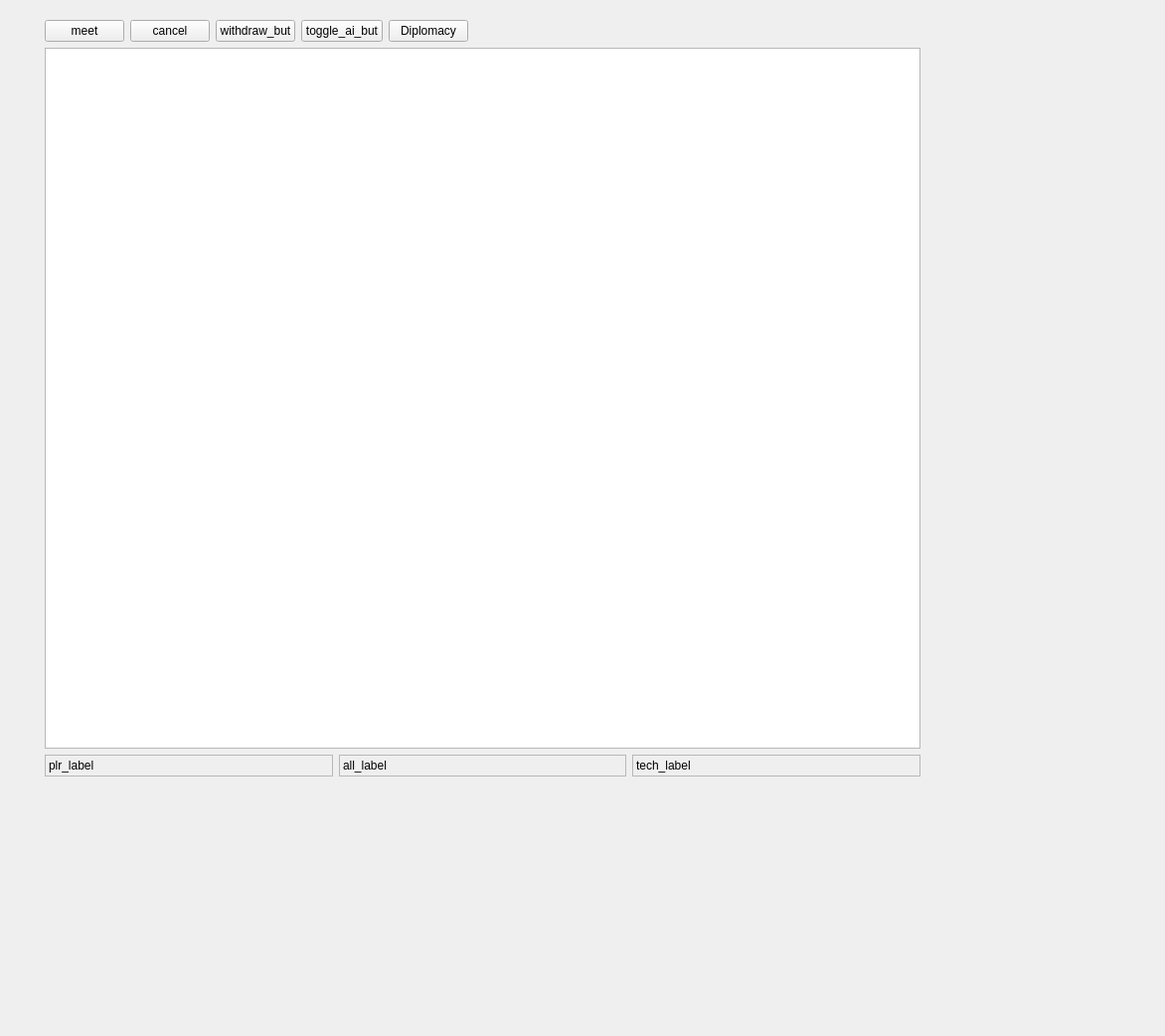
<?xml version="1.0" encoding="UTF-8"?>
<ui version="4.0">
 <class>FormPlrDlg</class>
 <widget class="QWidget" name="FormPlrDlg">
  <property name="geometry">
   <rect>
    <x>0</x>
    <y>0</y>
    <width>1172</width>
    <height>1042</height>
   </rect>
  </property>
  <property name="windowTitle">
   <string>Form</string>
  </property>
  <widget class="QWidget" name="verticalLayoutWidget">
   <property name="geometry">
    <rect>
     <x>45</x>
     <y>20</y>
     <width>881</width>
     <height>761</height>
    </rect>
   </property>
   <layout class="QVBoxLayout" name="layout">
    <item>
     <layout class="QHBoxLayout" name="horizontalLayout_2">
      <item>
       <widget class="QPushButton" name="meet_but">
        <property name="text">
         <string>meet</string>
        </property>
       </widget>
      </item>
      <item>
       <widget class="QPushButton" name="cancel_but">
        <property name="text">
         <string>cancel</string>
        </property>
       </widget>
      </item>
      <item>
       <widget class="QPushButton" name="withdraw_but">
        <property name="text">
         <string>withdraw_but</string>
        </property>
       </widget>
      </item>
      <item>
       <widget class="QPushButton" name="toggle_ai_but">
        <property name="text">
         <string>toggle_ai_but</string>
        </property>
       </widget>
      </item>
      <item>
       <widget class="QPushButton" name="diplo_but">
        <property name="text">
         <string>Diplomacy</string>
        </property>
       </widget>
      </item>
      <item>
       <spacer name="horizontalSpacer">
        <property name="orientation">
         <enum>Qt::Horizontal</enum>
        </property>
        <property name="sizeHint" stdset="0">
         <size>
          <width>40</width>
          <height>20</height>
         </size>
        </property>
       </spacer>
      </item>
     </layout>
    </item>
    <item>
     <widget class="plr_widget" name="plr_wdg">
        <property name="selectionBehavior">
         <enum>QAbstractItemView::SelectRows</enum>
        </property>
      </widget>
    </item>
    <item>
     <layout class="QHBoxLayout" name="horizontalLayout">
      <item>
       <widget class="QLabel" name="plr_label">
        <property name="frameShape">
         <enum>QFrame::StyledPanel</enum>
        </property>
        <property name="text">
         <string>plr_label</string>
        </property>
        <property name="alignment">
         <set>Qt::AlignLeading|Qt::AlignLeft|Qt::AlignTop</set>
        </property>
        <property name="wordWrap">
         <bool>true</bool>
        </property>
       </widget>
      </item>
      <item>
       <widget class="QLabel" name="ally_label">
        <property name="frameShape">
         <enum>QFrame::StyledPanel</enum>
        </property>
        <property name="text">
         <string>all_label</string>
        </property>
        <property name="alignment">
         <set>Qt::AlignLeading|Qt::AlignLeft|Qt::AlignTop</set>
        </property>
        <property name="wordWrap">
         <bool>true</bool>
        </property>
       </widget>
      </item>
      <item>
       <widget class="QLabel" name="tech_label">
        <property name="frameShape">
         <enum>QFrame::StyledPanel</enum>
        </property>
        <property name="text">
         <string>tech_label</string>
        </property>
        <property name="alignment">
         <set>Qt::AlignLeading|Qt::AlignLeft|Qt::AlignTop</set>
        </property>
        <property name="wordWrap">
         <bool>true</bool>
        </property>
       </widget>
      </item>
     </layout>
    </item>
   </layout>
  </widget>
 </widget>
 <customwidgets>
  <customwidget>
   <class>plr_widget</class>
   <extends>QTableView</extends>
   <header>views/view_nations.h</header>
  </customwidget>
 </customwidgets>
 <resources/>
 <connections/>
</ui>
